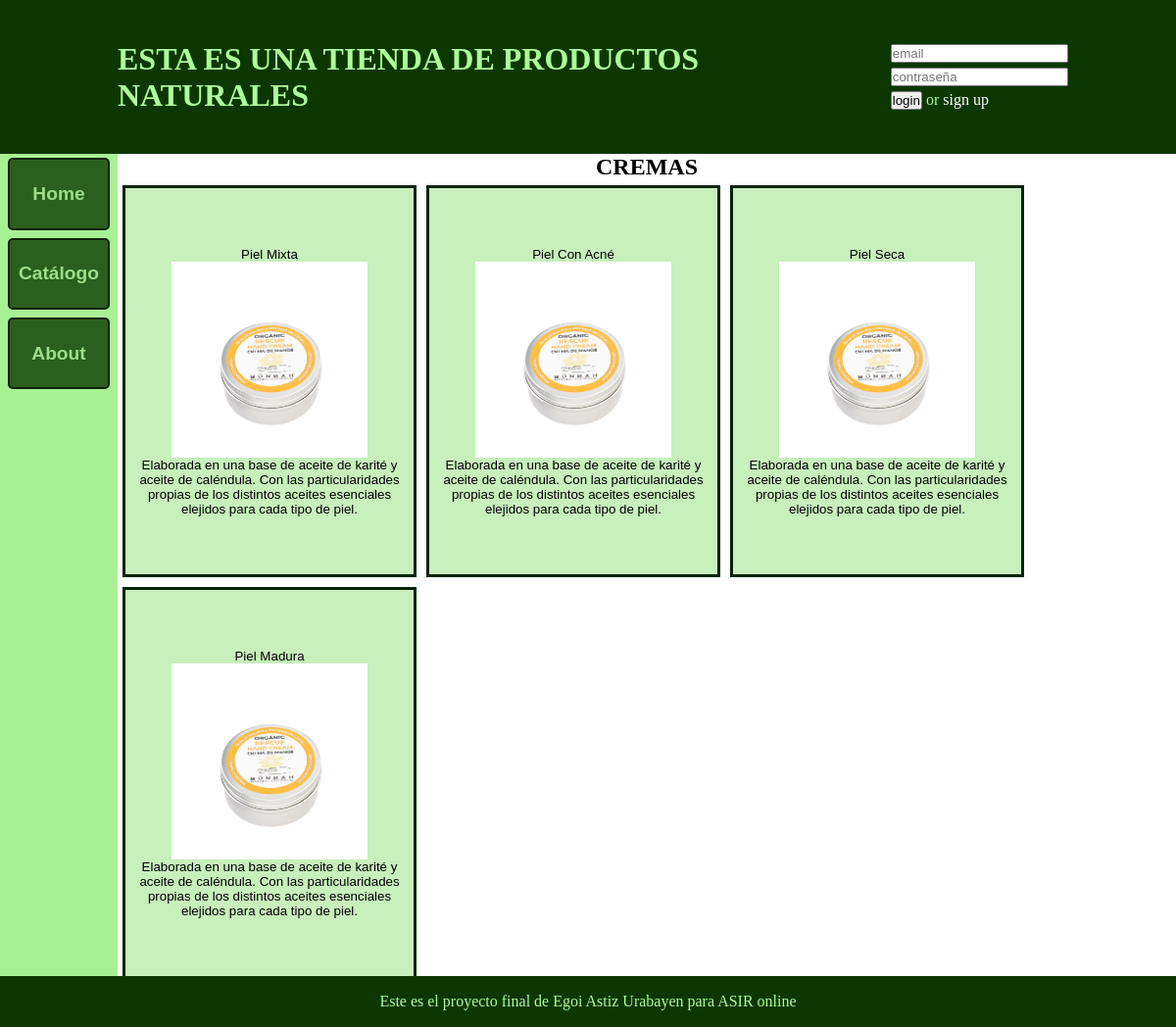
/webapp/cremas.php, run on the app's committed database.
### tables this page shows
CREATE TABLE IF NOT EXISTS productos (
  id_producto CHAR(5) NOT NULL,
  nombre VARCHAR(50) NOT NULL,
  descripcion VARCHAR(300) NOT NULL,
  tipo ENUM('pomada', 'crema', 'aceite', 'tintura', 'cacao') NOT NULL,
  PRIMARY KEY (id_producto)
);

### webapp/cremas.php (the view, shortened to what this page needs)
<!DOCTYPE html>
<html lang="es">
<head>
  <link rel="stylesheet" href="estilos.css">
</head>
<body>
  <?php
  require 'header.php';
  ?>
  <div id="cuerpo">
    <?php
    require 'nav.php';
    ?>
    <div id="contenido">
      <h2>CREMAS</h2>
      <div id="vendidos">
      <?php
      $host = '192.168.100.11';
      $user = "admin";
      $password = "12345678";
      $data_base = "proyecto";
      $conexion = mysqli_connect($host,$user,$password,$data_base);
      $consulta = "select nombre, descripcion from productos where tipo = 'crema'";
      $resultado = mysqli_query($conexion, $consulta);
      if (!$resultado){
        echo "<p style='color:red;font-size:50%'>error</p>";
        mysqli_close($conexion);
        exit;
      } else {
        while ($fila = mysqli_fetch_row($resultado)) {
          echo '<button class="producto">';
          echo '<div class="nombre"><p>'.$fila[0].'</p></div>';
          echo '<img class="img" src="./imagenes/img.jpg">';
          echo '<div class="descripcion"><p>'.$fila[1].'</p></div>';
          echo '</button>';
        }
      }
      ?>
      </div>
    </div>
  </div>
  <?php
  require 'footer.php';
  ?>
</body>
</html>

### webapp/estilos.css (style rules this page uses)
* { margin: 0; padding: 0; }
#cuerpo { display: flex; }
#contenido { display: flex; flex-direction: column; align-items: center; overflow: auto; height: 80vh; }
#vendidos { display: flex; flex-wrap: wrap; }
.producto { display: flex; flex-direction: column; align-items: center; justify-content: center; width: 300px; height: 400px; overflow: hidden; margin: 5px; padding: 5px; border: solid 3px rgb(1, 37, 3); background-color: #c7f0bc; }
.producto .img { height: 200px; width: 200px; }

### data on the page
productos: nombre "Piel Mixta", descripcion "Elaborada en una base de aceite de karité y aceite de caléndula. Con las particularidades propias de los distintos aceites esenciales elejidos para cada tipo de piel."
productos: nombre "Piel Con Acné", descripcion "Elaborada en una base de aceite de karité y aceite de caléndula. Con las particularidades propias de los distintos aceites esenciales elejidos para cada tipo de piel."
productos: nombre "Piel Seca", descripcion "Elaborada en una base de aceite de karité y aceite de caléndula. Con las particularidades propias de los distintos aceites esenciales elejidos para cada tipo de piel."
productos: nombre "Piel Madura", descripcion "Elaborada en una base de aceite de karité y aceite de caléndula. Con las particularidades propias de los distintos aceites esenciales elejidos para cada tipo de piel."
